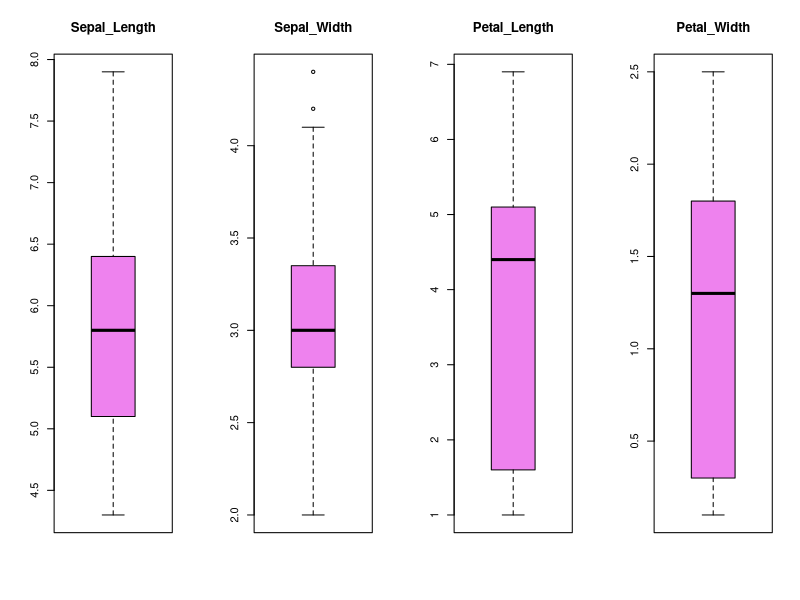
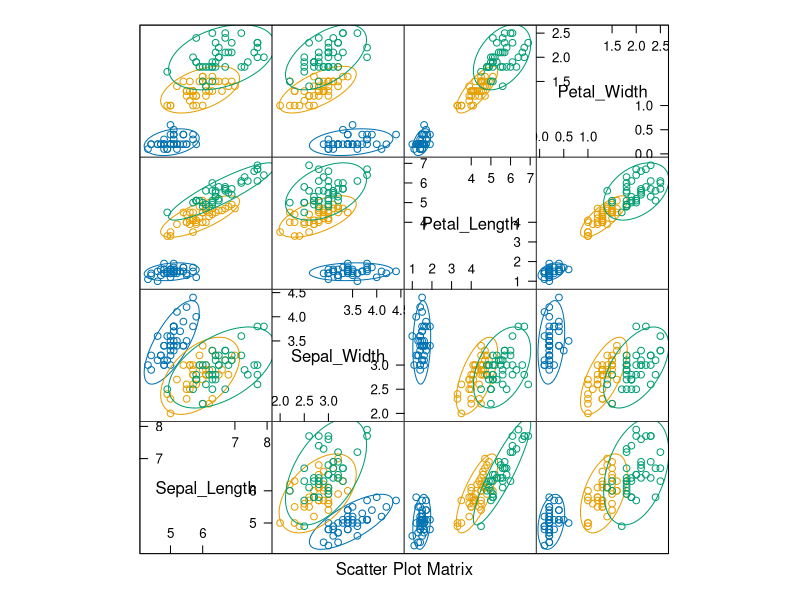
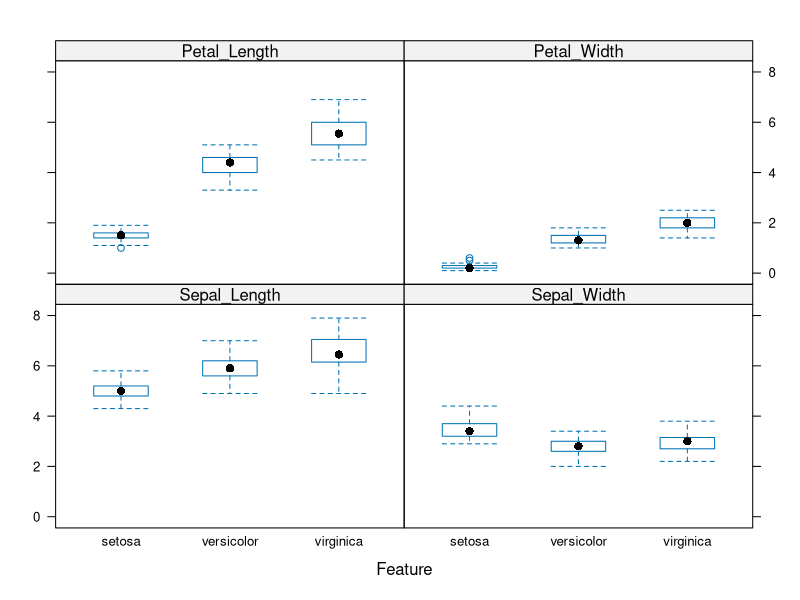
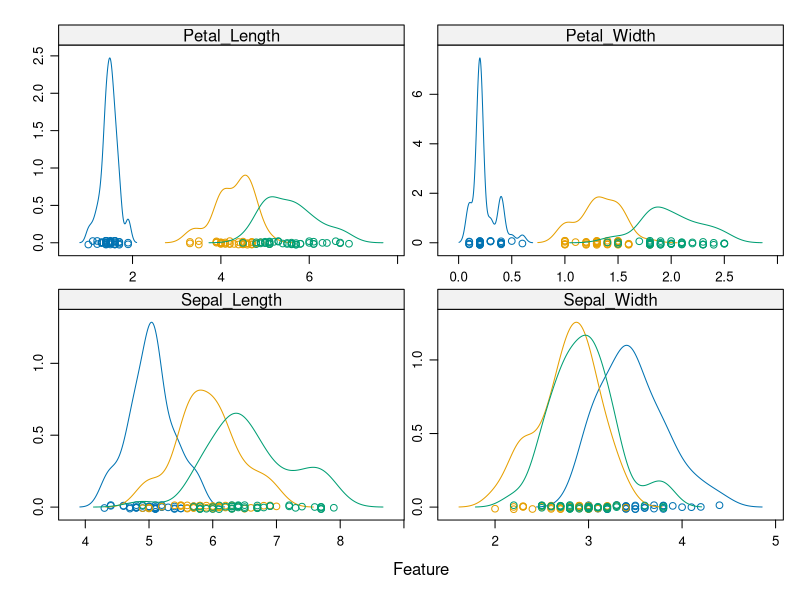
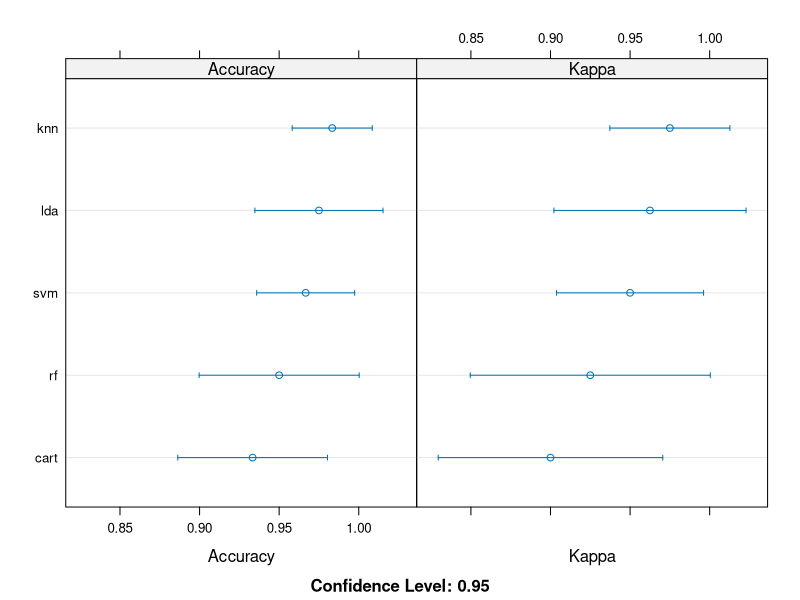

These charts were generated, in order, by the following R code:
install.packages("caret")
install.packages("kernlab")
install.packages("randomForest")
install.packages("ellipse")

library(caret)
library(kernlab)
library(randomForest)
library(ellipse)


#Load The Data
# attach the iris dataset to the environment
data(iris)
colnames(iris)
colnames(iris) <- c("Sepal_Length","Sepal_Width","Petal_Length","Petal_Width","Species")
colnames(iris)

# create a list of 80% of the rows in the original dataset we can use for training

index <- createDataPartition(iris$Species, p=0.80, list=FALSE)


# select 20% of the data for Test

test <- iris[-index,]
dim(test)

# use the remaining 80% of data to training 

train <- iris[index,]
dim(train)

# list types for each attribute
sapply(train, class)

# take a peek at the first 6 rows of the data
head(train)

# list the levels for the class
levels(train$Species)

# summarize the class distribution
percentage <- prop.table(table(train$Species)) * 100
cbind(freq=table(train$Species), percentage=percentage)

# summarize attribute distributions
summary(train)

# split input and output
x <- train[,1:4]
y <- train[,5]

# boxplot for each attribute on one image
par(mfrow=c(1,4))
for(i in 1:4) {
  boxplot(x[,i], main=names(iris)[i], col='violet')}

# scatterplot matrix

featurePlot(x, y, 'ellipse')

# box and whisker plots for each attribute
featurePlot(x, y, "box")

# density plots for each attribute by class value
scales <- list(x=list(relation="free"), y=list(relation="free"))
featurePlot(x, y, "density", scales=scales)

# Run algorithms using 10-fold cross validation
control <- trainControl(method="cv", number=10)
metric <- "Accuracy"

#Build Models

## a) linear algorithms
set.seed(7)
fit_lda <- train(Species~., data=train, method="lda", metric=metric, trControl=control)

## b) nonlinear algorithms
## CART
set.seed(7)
fit_cart <- train(Species~., data=train, method="rpart", metric=metric, trControl=control)
## kNN
set.seed(7)
fit_knn <- train(Species~., data=train, method="knn", metric=metric, trControl=control)

## c) advanced algorithms
## SVM
set.seed(7)
fit_svm <- train(Species~., data=train, method="svmRadial", metric=metric, trControl=control)
## Random Forest
set.seed(7)
fit_rf <- train(Species~., data=train, method="rf", metric=metric, trControl=control)

#Select Best Model

## summarize accuracy of models

results <- resamples(list(lda=fit_lda, cart=fit_cart, knn=fit_knn, svm=fit_svm, rf=fit_rf))
summary(results)


##compare accuracy of models
dotplot(results)


lda_accuracy <- fit_lda$results$Accuracy
cart_accuracy <- fit_cart$results$Accuracy
knn_accuracy <- fit_lda$results$Accuracy
svm_accuracy <- fit_lda$results$Accuracy
rf_accuracy <- fit_lda$results$Accuracy

knitr::kable(cbind(lda_accuracy, cart_accuracy, knn_accuracy,
                   svm_accuracy, rf_accuracy))

# summarize Best Model
print(fit_lda)

# estimate skill of LDA on the validation dataset
predictions <- predict(fit_lda, test)
confusionMatrix(predictions, test$Species)
